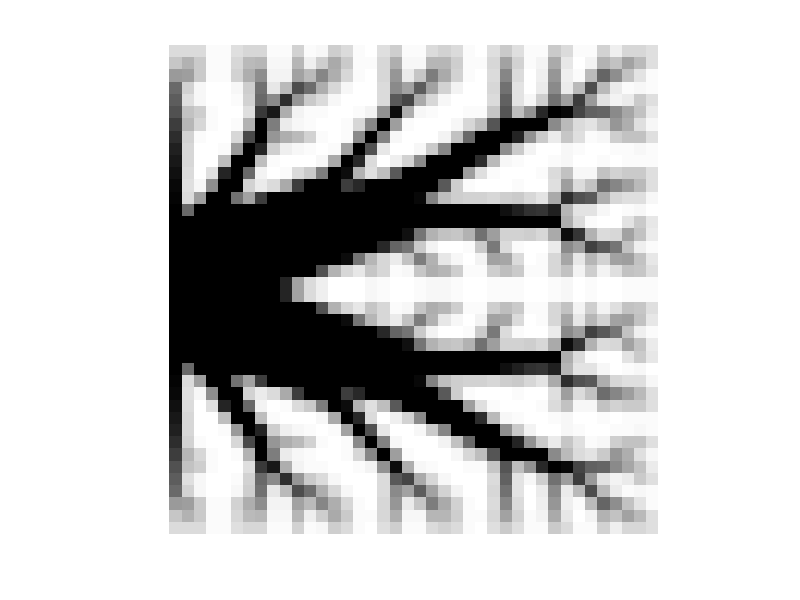

The MATLAB script that drew this image:
%% 参数设置
nelx = 40;
nely = 40;
volfrac = 0.4;
penal = 3.0;
rmin = 1.2;
ft = 1;     % 密度滤波器
% ft = 2;   % 灵敏度滤波器

% USER-DEFINED LOOP PARAMETERS
maxloop = 200;    % Maximum number of iterations
tolx = 0.01;      % Termination criterion
displayflag = 1;  % Display structure flag

%% MATERIAL PROPERTIES
k0 = 1;           % Good thermal conductivity
kmin = 1e-3;      % Poor thermal conductivity

%% PREPARE FINITE ELEMENT ANALYSIS
% 构建热传导元素刚度矩阵 (KE)
KE = [2/3 -1/6 -1/3 -1/6
     -1/6  2/3 -1/6 -1/3
     -1/3 -1/6  2/3 -1/6
     -1/6 -1/3 -1/6  2/3];

% 自由度处理 (每个节点只有1个温度自由度)
nodenrs = reshape(1:(1+nelx)*(1+nely), 1+nely, 1+nelx);
edofVec = reshape(nodenrs(1:end-1, 1:end-1), nelx*nely, 1);
edofMat = repmat(edofVec, 1, 4) + repmat([0 1 nely+1 nely+2], nelx*nely, 1);
iK = reshape(kron(edofMat, ones(4,1))', 16*nelx*nely, 1);
jK = reshape(kron(edofMat, ones(1,4))', 16*nelx*nely, 1);

%% DEFINE LOADS AND SUPPORTS (热传导边界条件)
% 定义热源 (整个区域均匀加热)
F = sparse((nely+1)*(nelx+1), 1);
F(:, 1) = 0.01;

% 定义热沉 (中心区域固定温度)
fixeddofs = [nely/2+1-(nely/20):nely/2+1+(nely/20)];
alldofs = [1:(nely+1)*(nelx+1)];
freedofs = setdiff(alldofs, fixeddofs);

% 求解准备
U = zeros((nely+1)*(nelx+1), 1);

%% PREPARE FILTER
iH = ones(nelx*nely*(2*(ceil(rmin)-1)+1)^2, 1);
jH = ones(size(iH));
sH = zeros(size(iH));
k = 0;
for i1 = 1:nelx
    for j1 = 1:nely
        e1 = (i1-1)*nely+j1;
        for i2 = max(i1-(ceil(rmin)-1),1):min(i1+(ceil(rmin)-1),nelx)
            for j2 = max(j1-(ceil(rmin)-1),1):min(j1+(ceil(rmin)-1),nely)
                e2 = (i2-1)*nely+j2;
                k = k+1;
                iH(k) = e1;
                jH(k) = e2;
                sH(k) = max(0, rmin - sqrt((i1-i2)^2 + (j1-j2)^2));
            end
        end
    end
end
H = sparse(iH, jH, sH);
Hs = sum(H, 2);

%% INITIALIZE ITERATION
x = repmat(volfrac, nely, nelx);
xPhys = x;
loop = 0;
change = 1;

%% START ITERATION
while change > tolx && loop < maxloop
    loop = loop + 1;
    
    %% FE-ANALYSIS
    sK = reshape(KE(:) * (kmin + xPhys(:)'.^penal * (k0-kmin)), 16*nelx*nely, 1);
    K = sparse(iK, jK, sK); K = (K+K') / 2;
    U(freedofs) = K(freedofs, freedofs) \ F(freedofs);
    
    %% OBJECTIVE FUNCTION AND SENSITIVITY ANALYSIS
    ce = reshape(sum((U(edofMat)*KE).*U(edofMat), 2), nely, nelx);
    c = sum(sum((kmin + xPhys.^penal * (k0-kmin)).*ce));
    dc = -penal * (k0-kmin) * xPhys.^(penal-1) .* ce;
    dv = ones(nely, nelx);
    
    %% FILTERING/MODIFICATION OF SENSITIVITIES
    if ft == 1
        dc(:) = H*(x(:).*dc(:))./Hs./max(1e-3, x(:));
    elseif ft == 2
        dc(:) = H*(dc(:)./Hs);
        dv(:) = H*(dv(:)./Hs);
    end
    
    %% OPTIMALITY CRITERIA UPDATE OF DESIGN VARIABLES AND PHYSICAL DENSITIES
    l1 = 0; l2 = 1e9; move = 0.2;
    while (l2-l1)/(l1+l2) > 1e-3
        lmid = 0.5*(l2+l1);
        xnew = max(0, max(x-move, min(1, min(x+move, x.*sqrt(-dc./dv/lmid)))));
        if ft == 1
            xPhys = xnew;
        elseif ft == 2
            xPhys(:) = (H*xnew(:))./Hs;
        end
        if sum(xPhys(:)) > volfrac*nelx*nely, l1 = lmid; else l2 = lmid; end
    end
    
    change = max(abs(xnew(:) - x(:)));
    x = xnew;
    
    %% PRINT RESULTS
    fprintf(' It.:%5i Obj.:%11.4f Vol.:%7.3f ch.:%7.3f\n', loop, c, mean(xPhys(:)),change);
    %% PLOT DENSITIES
    colormap(gray); imagesc(1-xPhys); caxis([0 1]); axis equal; axis off; drawnow;
end